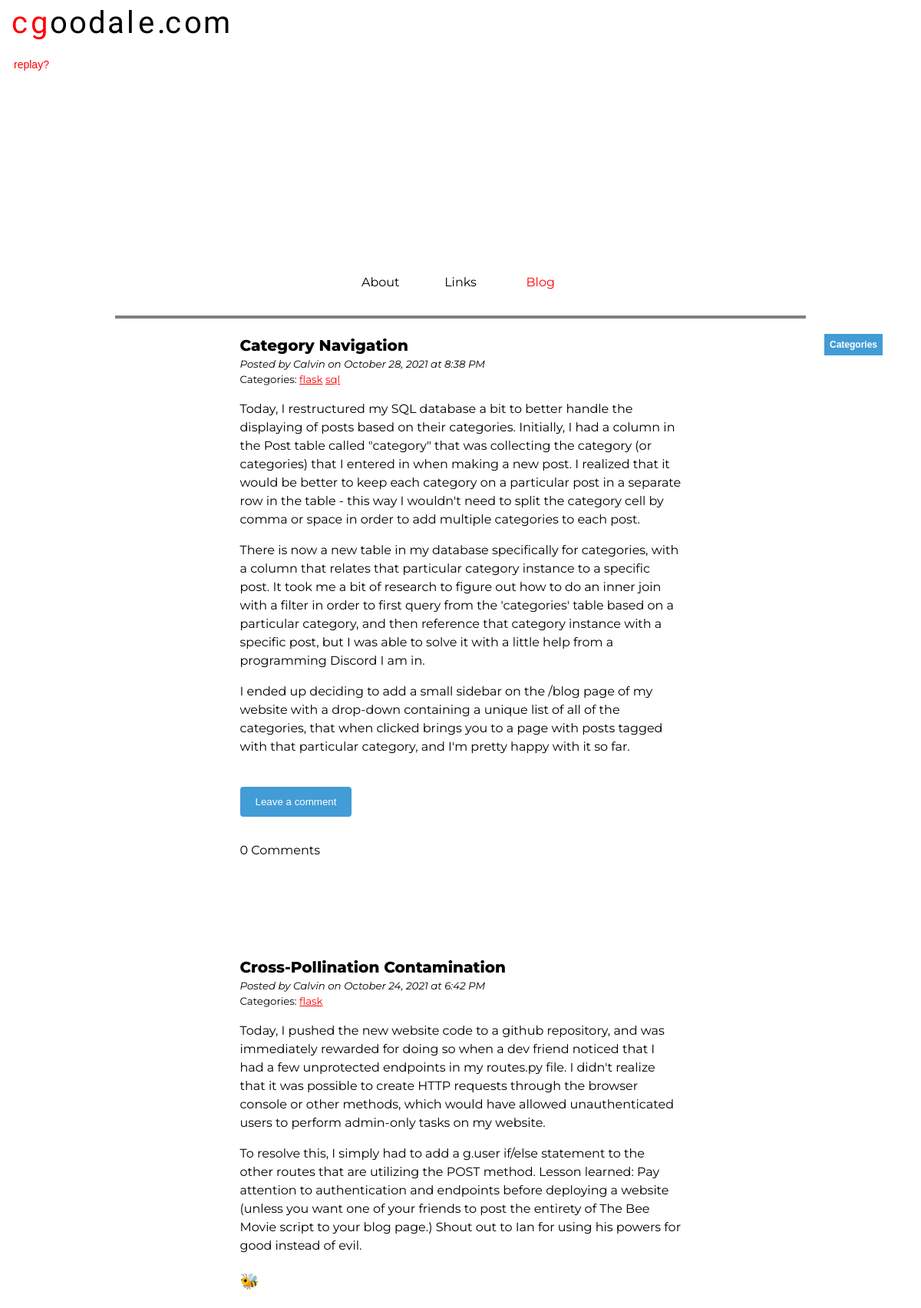
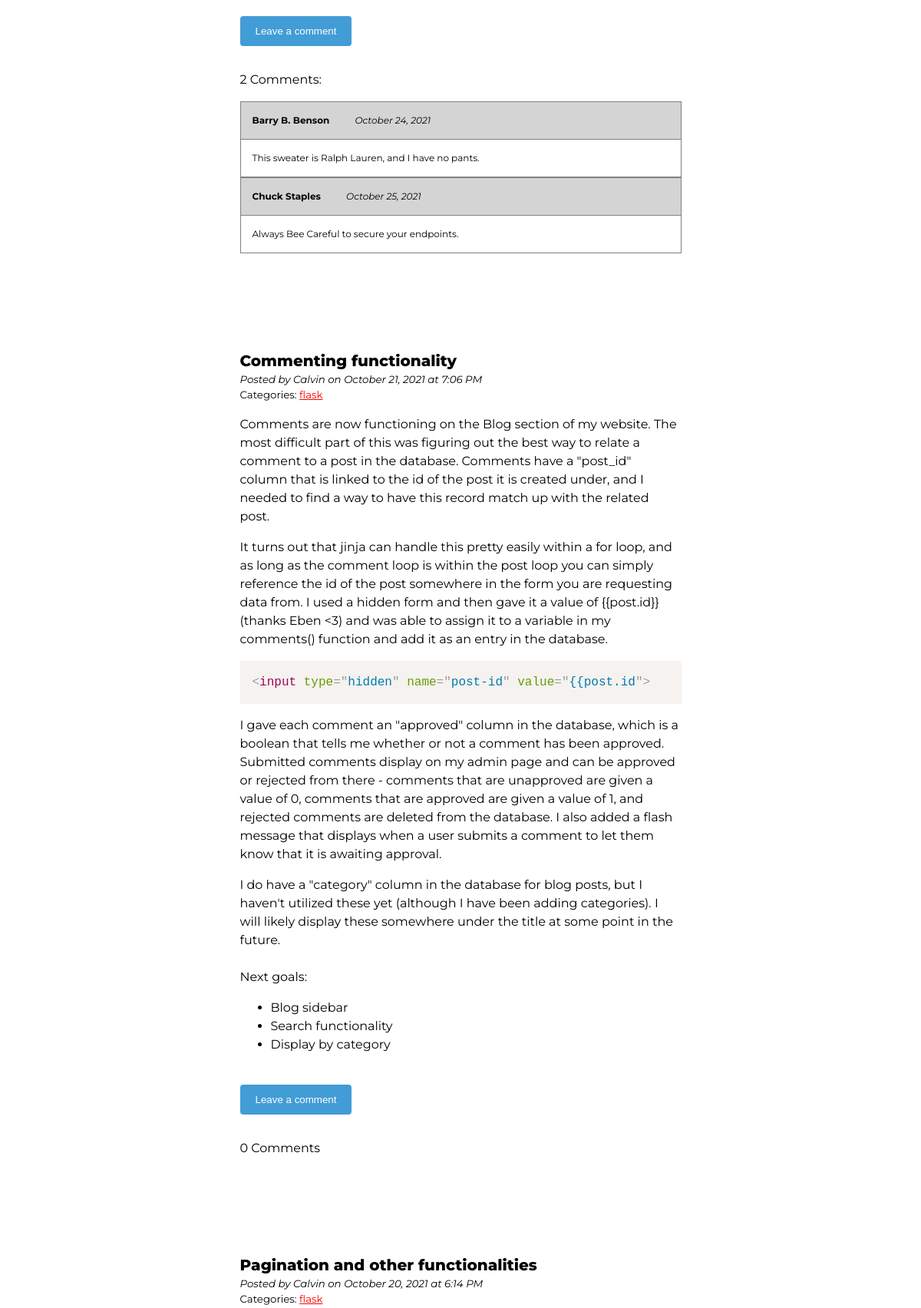
Screenshot of /blog/category/flask (upper part) with the database file from the repository (2 pictures, top to bottom).
### calblog/models.py (models this page shows, shortened)
class Post(db.Model):
    id = db.Column(db.Integer, primary_key=True)
    title = db.Column(db.String(100), nullable=False, unique=True)
    content = db.Column(db.Text, nullable=False)
    posted_on = db.Column(db.DateTime, nullable=False)
    categories = db.relationship('Categories', backref=db.backref('post',lazy=True, passive_deletes=True))
    comment_count = db.Column(db.Integer, nullable=False, default=0)
    comments = db.relationship('Comment', backref=db.backref('post',lazy=True, passive_deletes=True))

class Categories(db.Model):
    id = db.Column(db.Integer, primary_key=True)
    post_id = db.Column(db.Integer, db.ForeignKey('post.id', ondelete='CASCADE'), nullable=False)
    category = db.Column(db.String(100), nullable=False)

class Comment(db.Model):
    id = db.Column(db.Integer, primary_key=True)
    name = db.Column(db.String(25), unique=False, nullable=False)
    message = db.Column(db.Text, nullable=False)
    post_id = db.Column(db.Integer, db.ForeignKey('post.id', ondelete='CASCADE'), nullable=False)
    date_pub = db.Column(db.DateTime, nullable=False, default=datetime.utcnow)
    approved = db.Column(db.Boolean, default=False, nullable=False)

### calblog/routes.py (the view)
@app.route('/blog/category/<category>', methods=['GET'])
def category(category):
    page = request.args.get('page', 1, type=int)
    posts = Post.query.join(Categories, Categories.post_id == Post.id).filter(Categories.category == category).order_by(desc(Post.posted_on)).paginate(page, 5, False)
    comments = Comment.query.all()
    categories = Categories.query.all()
    unique_categories = Categories.query.with_entities(Categories.category).distinct()
    next_url = url_for('blog', page=posts.next_num) if posts.has_next else None
    prev_url = url_for('blog', page=posts.prev_num) if posts.has_prev else None
    return render_template('blog.html', posts=posts.items, comments=comments, next_url=next_url, prev_url=prev_url,  categories=categories, unique_categories=unique_categories)

### calblog/routes.py (called while the page is built)
@app.before_request
def before_request():
    print(session)
    g.user = None
    if 'user_id' in session:
        user = [x for x in get_users() if x.id == session['user_id']][0]
        g.user = user

### calblog/templates/blog.html (shortened to what this page needs)
{% extends 'base.html' %}
{% block body %}
<body>
    <section class="top">
        <div class="container">
	        {% include 'header.html' %}
	        <div class="navbar">
		        <ul>
        		  <li><a href="/">About</a></li>
        		  <li><a href="/links">Links</a></li>
        		  <li><a class="active" href="/blog">Blog</a></li>
	        	</ul>
        	</div>
	</section>
	<section class="middle">
	    <div class="container">
	        <article class="posts">
                <div class="categories">
                    <div class="dropdown">
                        <button class="dropbtn"><b>Categories</b></button>
                    </div>
                </div>
                <div class="post-section">
                    {% for post in posts %}
                    <h1 class="post-title">{{post.title}}</h1>
                    <p class="post-author"><i>Posted by Calvin on {{post.posted_on.strftime('%B %d, %Y at %-I:%M %p')}}</i></p>
                    <p class="post-category">Categories:
                    {% for category in categories %}
                        {% if category.post_id == post.id %}
                            <a href="/blog/category/{{category.category}}">{{category.category}}</a>
                        {% endif %}
                    {% endfor %}
                    <p class="post-content">{{post.content|safe}}</p>
                    <br>
                    <button class="open-button" name="{{post.id}}" id="but{{post.id}}" onclick="toggleText(name)">Leave a comment</button>
                    <div class="comment-section">
                        {% if post.comment_count == 0 %}
                            <p>{{post.comment_count}} Comments</p>
                        {% elif post.comment_count == 1 %}
                            <p>{{post.comment_count}} Comment:</p>
                        {% else %}
                            <p>{{post.comment_count}} Comments:</p>
                        {% endif %}
                        {% for comment in comments %}
                            {% if (comment.post_id == post.id) and (comment.approved == 1) %}
                            <table class="comment">
                                <thead>
                                    <tr>
                                        <td><b>{{comment.name}}</b> <i style="font-size:12px; margin-left: 2.5em;">{{comment.date_pub.strftime('%B %d, %Y')}}</i></td>
                                    </tr>
                                </thead>
                                <tbody>
                                    <tr>
                                        <td>{{comment.message}}</td>
                                    </tr>
                                </tbody>
                            </table>
                            {% endif %}
                        {% endfor %}
                    </div>
                    {% endfor %}
                </div>
            </article>
		</div>
	</section>
</body>
{% endblock %}

### calblog/static/css/main.css (style rules this page uses)
html { width: 100vw; overflow-x: hidden; }
:root { font-size: 16px; list-style-type: none; }
h1 { font-weight: 800; }
h3 { font-weight: 500; }
body { font-family: "Montserrat", Arial, sans-serif; font-weight: 400; line-height: 1.5; margin: 0; }
section a { text-decoration: underline; color: red; }
.navbar { position: relative; width: 75%; text-align: center; border-bottom: 4px solid gray; margin: 0 auto; }
.navbar ul { list-style-type: none; overflow: hidden; padding: 15px; }
.navbar li { width: 100px; display: inline-block; }
.navbar li a { padding: 14px 19px; text-align: center; text-decoration: none; color: black; }
.navbar li a.active { color: red; }
.container { margin-right: auto; margin-left: auto; padding-left: 15px; padding-right: 15px; }
.middle { text-align: left; }
.middle .posts { margin: 0 auto; max-width: 575px; }
.post-title { margin-bottom: 0; font-size: 20px; }
.post-author, .post-category { margin: 0; font-size: smaller; }
.categories { position: absolute; right: 50px; }
.dropbtn { background-color: #429cd6; color: white; padding: 7px; font-size: 12px; border: none; }
.dropdown { position: relative; display: inline-block; }
table.comment { width: 100%; background: #ffffff; border-collapse: collapse; border-width: 1px; border-color: #808080; border-style: dashed; color: #000000; font-size: 12px; }
table.comment td, table.comment th { border-width: 1px; border-color: #808080; border-style: solid; padding: 15px; }
table.comment thead { background: #d4d4d4; }
.open-button, input[type=submit] { background: #429cd6; color: white; padding: 12px 20px; border: none; border-radius: 4px; cursor: pointer; margin-bottom: 16px; }
.flash-message, .post-section { margin-bottom: 16px; }
.comment-section { margin-bottom: 125px; }

### calblog/static/css/prism.css (style rules this page uses)
code[class*=language-],pre[class*=language-] { color:#000;background:0 0;text-shadow:0 1px #fff;font-family:Consolas,Monaco,'Andale Mono','Ubuntu Mono',monospace;font-size:1em;text-align:left;white-space:pre;word-spacing:normal;word-break:normal;word-wrap:normal;line-height:1.5;-moz-tab-size:4;-o-tab-size:4;tab-size:4;-webkit-hyphens:none;-moz-hyphens:none;-ms-hyphens:none;hyphens:none }
pre[class*=language-] { padding:1em;margin:.5em 0;overflow:auto }
:not(pre)>code[class*=language-],pre[class*=language-] { background:#f5f2f0 }

### rows the page displays
Post: title "Category Navigation", posted_on "October 28, 2021 at 8:38 PM", content "Today, I restructured my SQL database a bit to better handle the displaying of posts based on their categories. Initially, I had a column in the Post table called \"category\" that was collecting the category (or categories) that I entered in when making a new post. I realized that it would be better to keep each category on a particular post in a separate row in the table - this way I wouldn't need to split the category cell by comma or space in order to add multiple categories to each post. There is now a new table in my database specifically for categories, with a column that relates that particular category instance to a specific post. It took me a bit of research to figure out how to do…", comment_count "0"
Categories: category "flask"
Categories: category "sql"
Post: title "Cross-Pollination Contamination", posted_on "October 24, 2021 at 6:42 PM", content "Today, I pushed the new website code to a github repository, and was immediately rewarded for doing so when a dev friend noticed that I had a few unprotected endpoints in my routes.py file. I didn't realize that it was possible to create HTTP requests through the browser console or other methods, which would have allowed unauthenticated users to perform admin-only tasks on my website. To resolve this, I simply had to add a g.user if/else statement to the other routes that are utilizing the POST method. Lesson learned: Pay attention to authentication and endpoints before deploying a website (unless you want one of your friends to post the entirety of The Bee Movie script to your blog page.)…", comment_count "2"
Categories: category "flask"
Comment: name "Barry B. Benson", date_pub "October 24, 2021", message "This sweater is Ralph Lauren, and I have no pants."
Comment: name "Chuck Staples", date_pub "October 25, 2021", message "Always Bee Careful to secure your endpoints."
Post: title "Commenting functionality", posted_on "October 21, 2021 at 7:06 PM", content "Comments are now functioning on the Blog section of my website. The most difficult part of this was figuring out the best way to relate a comment to a post in the database. Comments have a \"post_id\" column that is linked to the id of the post it is created under, and I needed to find a way to have this record match up with the related post. It turns out that jinja can handle this pretty easily within a for loop, and as long as the comment loop is within the post loop you can simply reference the id of the post somewhere in the form you are requesting data from. I used a hidden form and then gave it a value of {{post.id}} (thanks Eben <3) and was able to assign it to a variable in my…", comment_count "0"
Categories: category "flask"
Post: title "Pagination and other functionalities", posted_on "October 20, 2021 at 6:14 PM"
Categories: category "flask"
